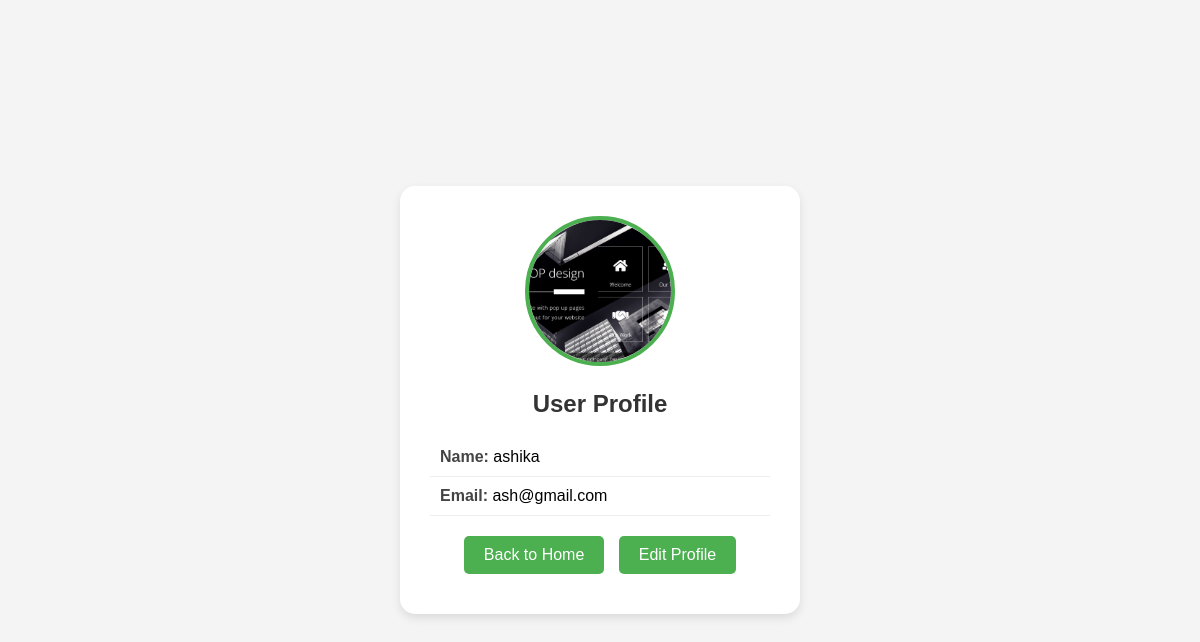
/profile/ (signed in), run on the app's committed database.
### max/models.py (models this page shows)
class Register(models.Model):
    name = models.CharField(max_length=100)
    email = models.EmailField()
    password = models.CharField(max_length=100)
    profile_pic = models.ImageField(upload_to='profile/', null=True, blank=True)

### max/views.py (the view)
# urls.py: path('profile/', views.profile, name='profile'),
def profile(request):
    email = request.session.get('email')
    if not email:
        return redirect('login')
    user = Register.objects.get(email=email)
    return render(request, 'profile.html', {
        'user': user
    })

### max/templates/profile.html (shortened to what this page needs)
<!DOCTYPE html>
<html lang="en">
<head>
</head>
<body>
<div class="profile-container">
    {% if user.profile_pic %}
        <img src="{{ user.profile_pic.url }}"
             alt="Profile Picture"
             class="profile-pic">
    {% else %}
        <div class="default-pic">
            👤
        </div>
    {% endif %}
    <h2>User Profile</h2>
    <div class="info">
        <p><strong>Name:</strong> {{ user.name }}</p>
        <p><strong>Email:</strong> {{ user.email }}</p>
    </div>
    <a href="{% url 'home' %}" class="btn">Back to Home</a>
    <a href="{% url 'edit_profile' user.id %}" class="btn">Edit Profile</a>
</div>
</body>
</html>

### max/templates/profile.html (style rules this page uses)
* { margin:0; padding:0; box-sizing:border-box; font-family: Arial, sans-serif; }
.btn { display:inline-block; margin:10px 5px; padding:10px 20px; background:#4CAF50; color:white; text-decoration:none; border-radius:5px; }
body { background:#f4f4f4; display:flex; justify-content:center; align-items:center; min-height:100vh; }
.profile-container { width:400px; background:#fff; padding:30px; border-radius:15px; box-shadow:0 4px 10px rgba(0,0,0,0.1); text-align:center; }
.profile-pic { width:150px; height:150px; border-radius:50%; object-fit:cover; border:4px solid #4CAF50; margin-bottom:20px; }
h2 { color:#333; margin-bottom:20px; }
.info { text-align:left; margin-top:20px; }
.info p { padding:10px; border-bottom:1px solid #eee; font-size:16px; }
.info strong { color:#444; }
.btn { display:inline-block; margin-top:20px; padding:10px 20px; background:#4CAF50; color:white; text-decoration:none; border-radius:5px; }

### data on the page
Register: profile_pic (picture), name "ashika", email "ash@gmail.com"
